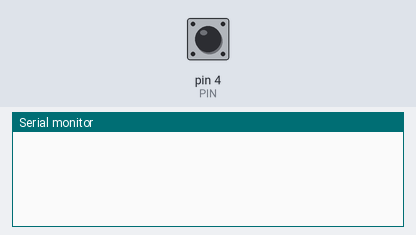
A sketch run on a simulated Arduino Uno, built with avr-gcc and run on an emulated ATmega328P. On the bench: the last lines printed to the serial monitor. Inputs (shaded band) come from the test bench; at power-on: pin 4 (PIN) HIGH.

Above: at 1.2 s.
1.3 s: pin 4 (PIN) pulled LOW for 0.15 s
At 2.1 s:
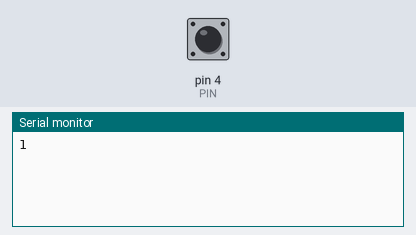
3.2 s: pin 4 (PIN) pulled LOW for 3.2 s
At 6.1 s:
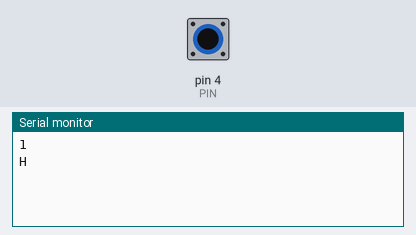

The sketch:

click_switch.ino
```cpp
const int PIN = 4;

const unsigned long DEBOUNCE = 25;
const unsigned long GAP = 300;
const unsigned long HOLD = 1500;

int last = HIGH;
int count = 0;
int held = 0;

unsigned long t = 0;
unsigned long tPress = 0;
unsigned long tRelease = 0;

void send(String m) {
  Serial.println(m);
}

void setup() {
  Serial.begin(115200);
  pinMode(PIN, INPUT_PULLUP);
}

void loop() {
  int r = digitalRead(PIN);
  unsigned long now = millis();

  if (r != last && now - t > DEBOUNCE) {
    t = now;
    last = r;

    if (r == LOW) {
      tPress = now;
    } else if (held) {
      send("R");
      held = 0;
    } else {
      count++;
      tRelease = now;
    }
  }

  if (last == LOW && !held && now - tPress > HOLD) {
    held = 1;
    count = 0;
    send("H");
  }

  if (count && last == HIGH && now - tRelease > GAP) {
    send(String(count));
    count = 0;
  }
}
```

Measured:
- after the input at 1.3 s, the serial monitor: prints a new line after 0.45 s (image 1)
- after the input at 3.2 s, the serial monitor: prints a new line after 1.5 s (image 2)
